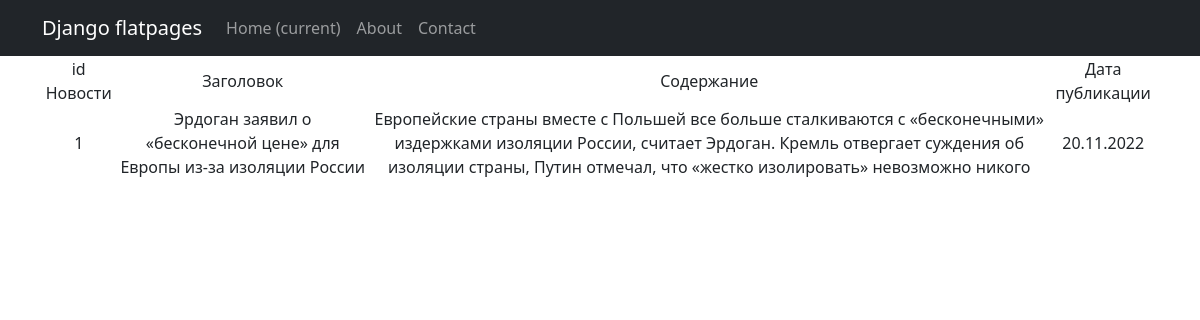
Screenshot of /news/1 with the database file from the repository.
### D5/models.py (models this page shows, shortened)
class Post(models.Model):
    news = 'nws'
    article = 'art'
    change = [(news, 'Новость'), (article, 'Статья')]
    author_id = models.ForeignKey(Author, on_delete=models.CASCADE)
    changes = models.CharField(choices=change, max_length=3)
    dt_create = models.DateTimeField(auto_now_add=True)
    category_id = models.ManyToManyField(Category, through='PostCategory')
    title = models.CharField(max_length=255)
    text = models.TextField()
    rank_post = models.IntegerField(default=0)
    def __str__(self):
        return f'{self.changes}: {self.title}, \n ({self.text})'

### D5/views.py (the view)
# urls.py: path('<int:pk>', NewsDetail.as_view(), name='new'),
class NewsDetail(DetailView):
    template_name = 'new.html'
    context_object_name = 'new'
    queryset = Post.objects.all()
    def get_object(self, *args, **kwargs):
        obj = cache.get(f'new-{self.kwargs["pk"]}')
        print(obj)
        if not obj:
            obj = super().get_object(queryset=self.queryset)
            cache.set(f'new-{self.kwargs["pk"]}', obj)
            print(obj)
        return obj

### templates/new.html (shortened to what this page needs)
{% extends 'flatpages/default.html' %}
{% block content %}
{% if new %}
    <table>
        <tr>
            <td>id Новости</td>
            <td>Заголовок</td>
            <td>Содержание</td>
            <td>Дата публикации</td>
        </tr>
        <tr>
            <td>{{ new.id }}</td>
            <td>{{new.title}}</td>
            <td>{{new.text}}</td>
            <td>{{new.dt_create|date:'d.m.Y'}}</td>
        </tr>
    </table>
{% else %}
    <h3>Нет такой новости</h3>
{% endif %}
{% endblock content %}

### rows the page displays
Post: id "1", title "Эрдоган заявил о «бесконечной цене» для Европы из-за изоляции России", text "Европейские страны вместе с Польшей все больше сталкиваются с «бесконечными» издержками изоляции России, считает Эрдоган. Кремль отвергает суждения об изоляции страны, Путин отмечал, что «жестко изолировать» невозможно никого", dt_create "20.11.2022"
